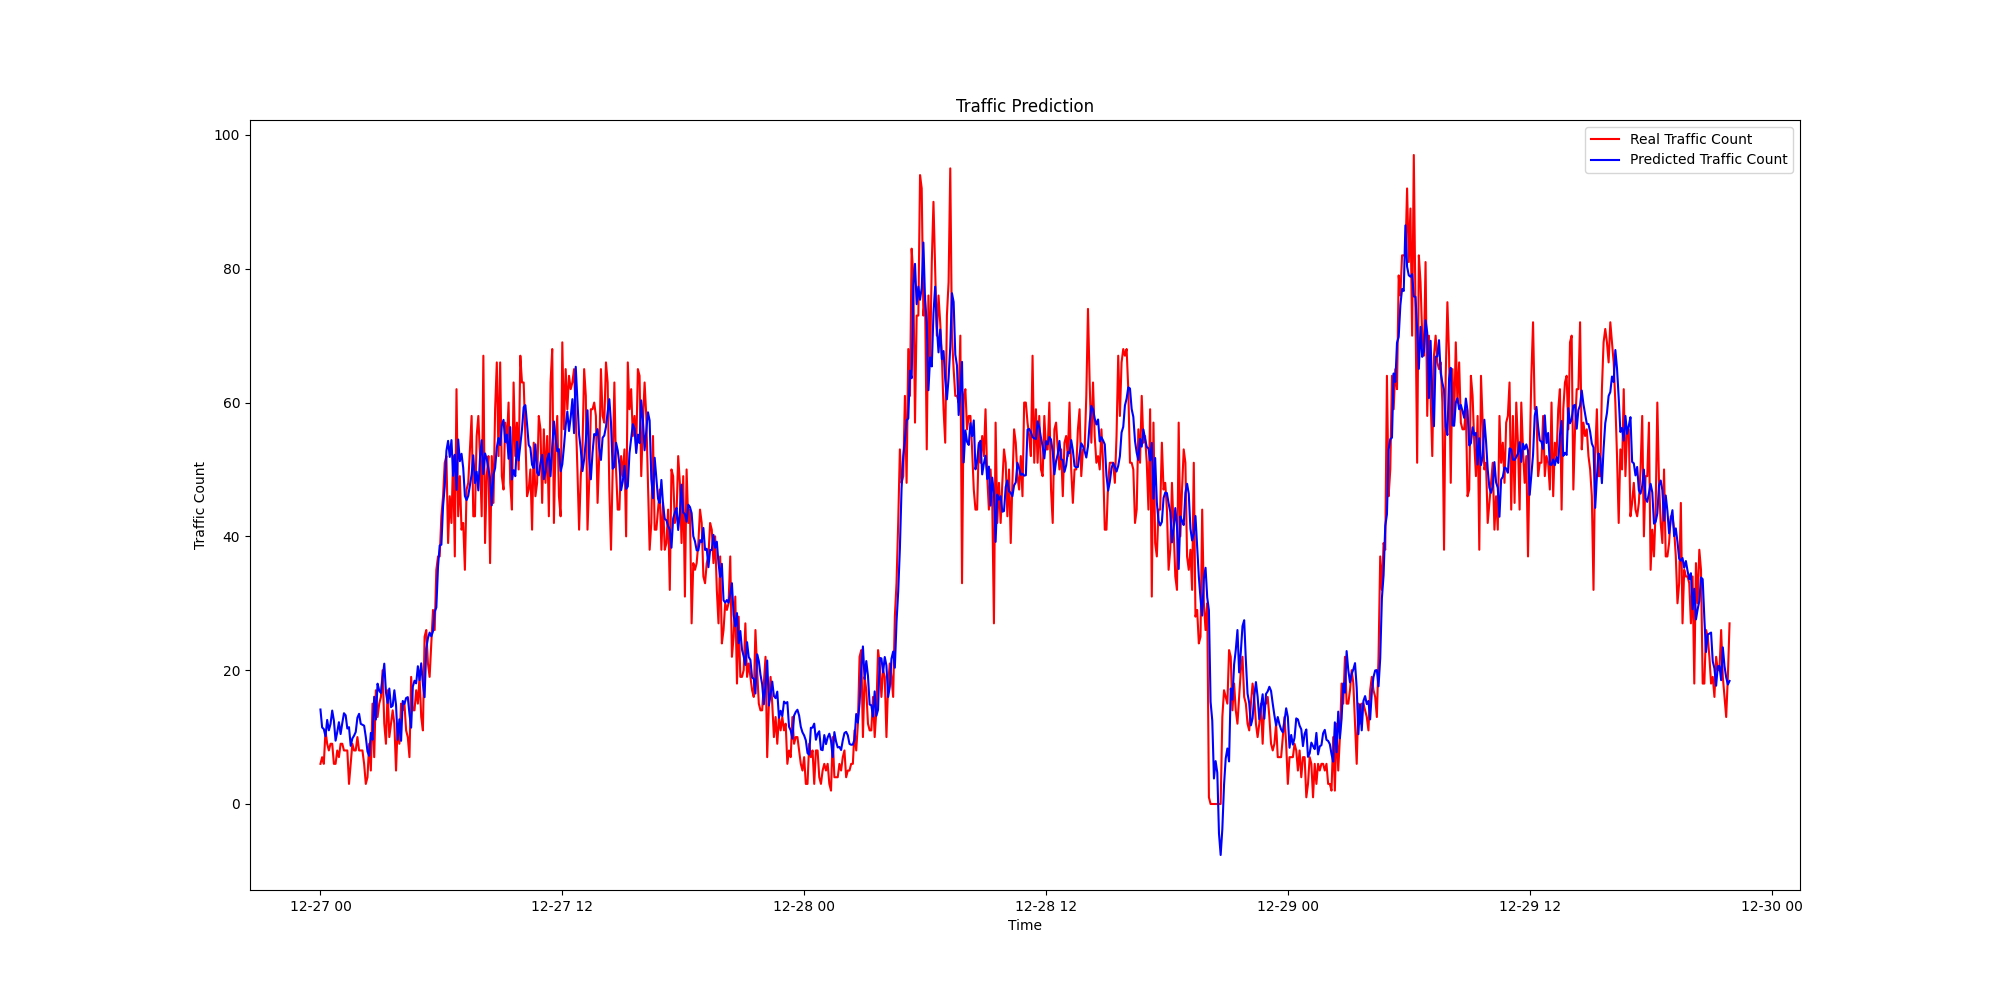

Reproduce this figure in Python.
# SVR
import pandas as pd
import numpy as np
from sklearn.preprocessing import MinMaxScaler
from sklearn.metrics import mean_squared_error, r2_score
from sklearn.svm import SVR
import matplotlib.pyplot as plt

file_path = 'D:/Code/Vigilant-VGG16/train27303.csv'
time_step = 24

def plot(test_data, y_test, test_predict):
    mse = mean_squared_error(y_test, test_predict)
    rmse = np.sqrt(mse)
    r2 = r2_score(y_test, test_predict)

    print(f'MSE: {mse}')
    print(f'RMSE: {rmse}')
    print(f'R²: {r2}')

    plt.figure(figsize=(20, 10))

    if len(test_data['timestamp']) > len(y_test):
        test_data = test_data.iloc[:len(y_test)]

    plt.plot(test_data['timestamp'], y_test, label='Real Traffic Count', color='red')
    plt.plot(test_data['timestamp'], test_predict, label='Predicted Traffic Count', color='blue')
    plt.xlabel('Time')
    plt.ylabel('Traffic Count')
    plt.title('Traffic Prediction')
    plt.legend()
    plt.savefig('SVR.png')
    plt.close()

def read_data():
    data = pd.read_csv(file_path)
    data['timestamp'] = pd.to_datetime(data['timestamp'])
    data.sort_values('timestamp', inplace=True)

    train_data = data[data['timestamp'] < '2015-12-27']
    test_data = data[(data['timestamp'] >= '2015-12-27') & (data['timestamp'] <= '2015-12-30')]

    train_traffic = train_data['hourly_traffic_count'].values.reshape(-1, 1)
    test_traffic = test_data['hourly_traffic_count'].values.reshape(-1, 1)

    scaler = MinMaxScaler(feature_range=(0, 1))
    train_scaled = scaler.fit_transform(train_traffic)
    test_scaled = scaler.transform(test_traffic)

    return test_data, train_scaled, test_scaled, scaler

def create_dataset(dataset, time_step=1):
    X, y = [], []
    for i in range(len(dataset) - time_step - 1):
        a = dataset[i:(i + time_step), 0]
        X.append(a)
        y.append(dataset[i + time_step, 0])
    return np.array(X), np.array(y)

def train():
    test_data, train_scaled, test_scaled, scaler = read_data()
    x_train, y_train = create_dataset(train_scaled, time_step)
    x_test, y_test = create_dataset(test_scaled, time_step)

    model = SVR(kernel='rbf', C=100, gamma=0.1, epsilon=0.1)
    model.fit(x_train, y_train)

    test_predict = model.predict(x_test)

    test_predict = scaler.inverse_transform(test_predict.reshape(-1, 1))
    y_test = scaler.inverse_transform(y_test.reshape(-1, 1))

    return test_data, y_test, test_predict

if __name__ == '__main__':
    test_data, y_test, test_predict = train()
    plot(test_data, y_test, test_predict)
